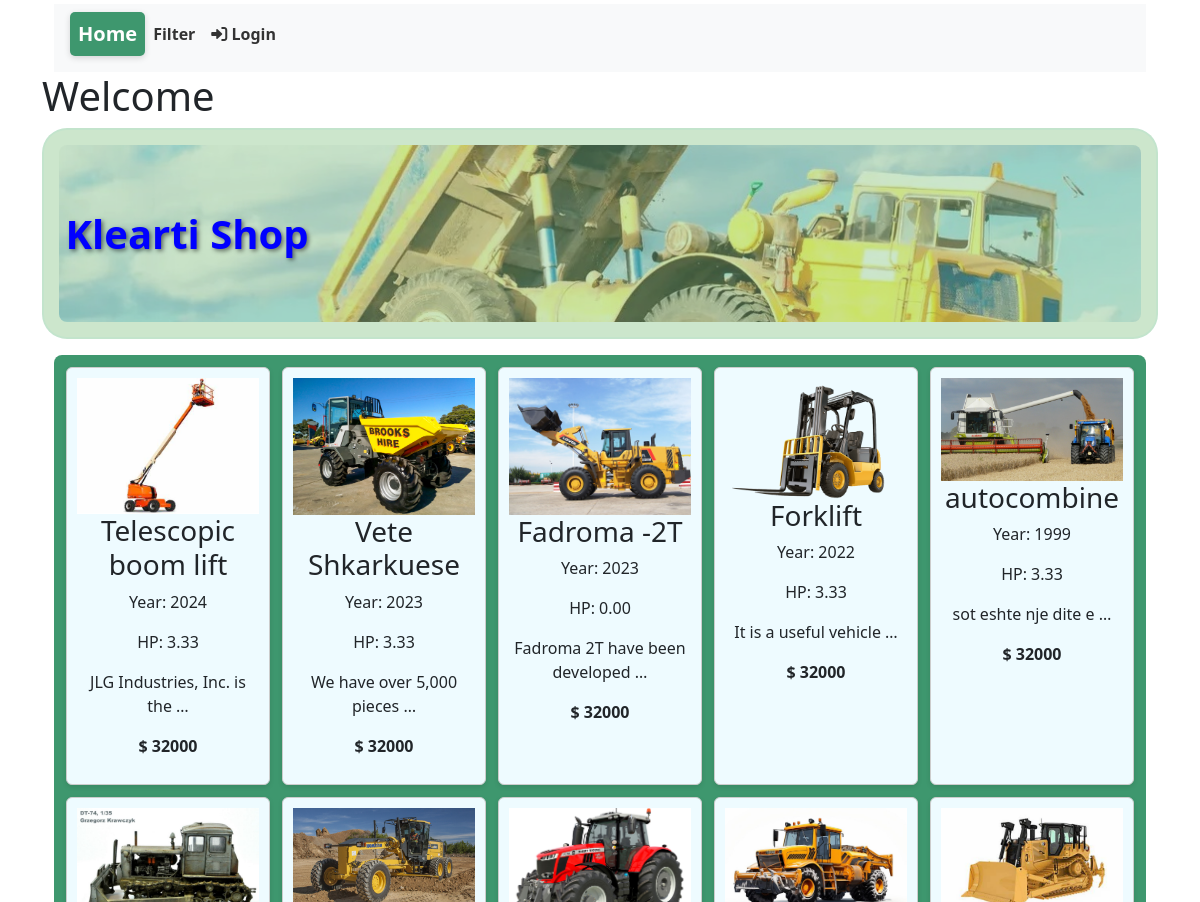
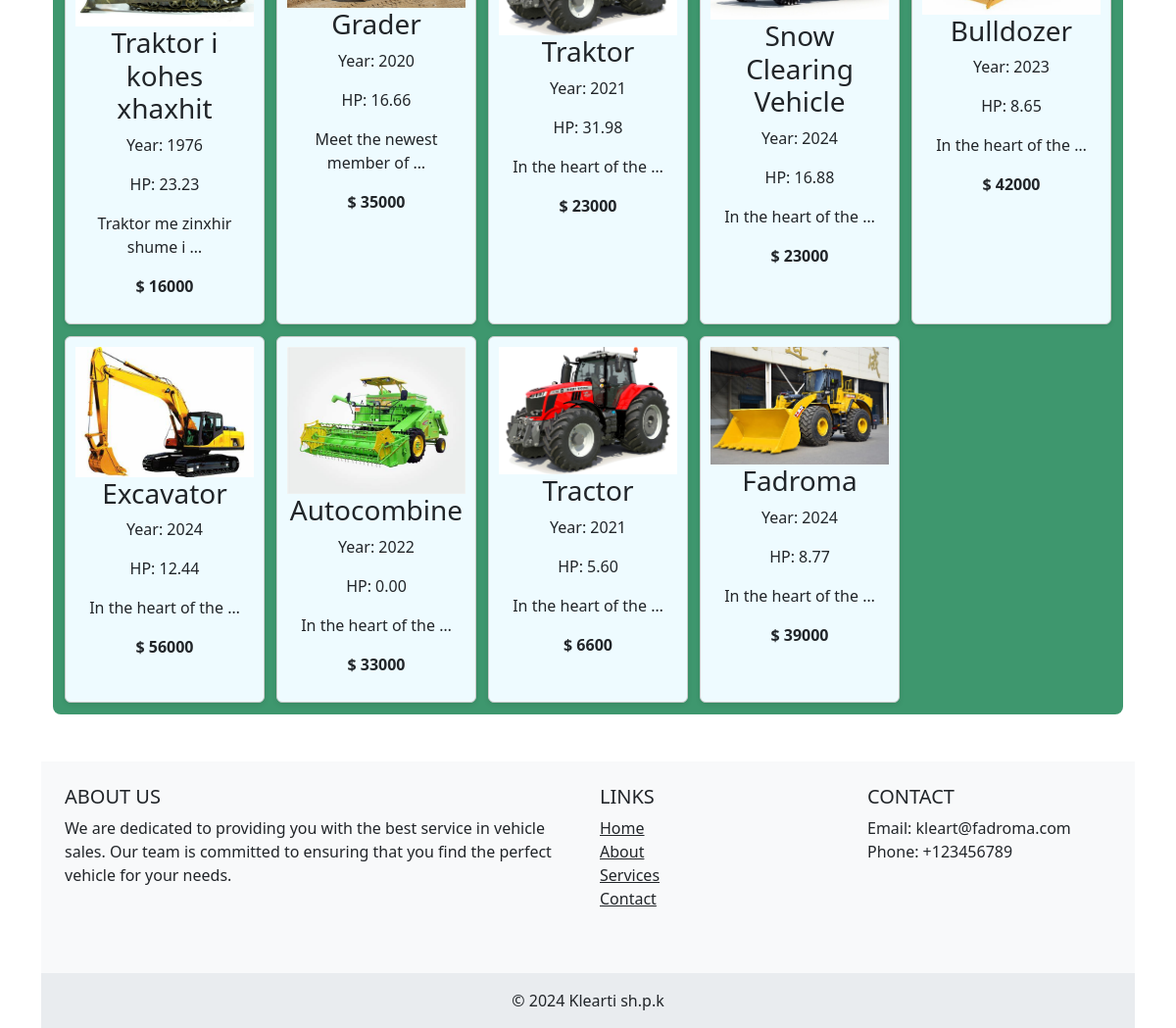
The page / on the database its author committed (2 pictures, top to bottom).
### sell/models.py (models this page shows, shortened)
class Vehicles(models.Model):
    id = models.UUIDField(primary_key=True, default=uuid.uuid4, editable=False)
    vehicle = models.CharField(max_length=50, null=True, blank=True)  # Example: title, name, etc.
    description = models.TextField(max_length=900, blank=True, null=True)
    produce_year = models.IntegerField()
    horsepower = models.DecimalField(max_digits=6, decimal_places=2, null=False, default=0.00)
    price = models.IntegerField()
    image = models.ImageField(upload_to='sell/images/', blank=True, null=True)
    new_CHOICES = [
        ('new', 'new'),
        ('old', 'old'),
    ]
    new_old = models.CharField( max_length=3, choices=new_CHOICES, default='new')
    time_created = models.DateTimeField(auto_now_add=True)
    amount = models.IntegerField(default=1)
    class Meta:
        permissions = [
            ("vehicle_detail", "You Can view Items"),
            ("create_vehicle", "You Can Create Items"),
            ("update_vehicle", "You Can edit Items"),
            ("delete_vehicle", "You Can delete Items"),
        ]

### sell/view/vehicle_shop.py (the view)
# urls.py: path('', vehicles_shop, name='vehicle_shop'),
def vehicles_shop(request):
    template_name = 'sell/shop.html'
    vehicle_list = Vehicles.objects.all()
    context = {'vehicle_list': vehicle_list}
    return render(request, template_name, context)

### sell/templates/sell/shop.html (shortened to what this page needs)
<!DOCTYPE html>
{% load static %}
<html lang="en">
<head>
    <link href="https://cdn.jsdelivr.net/npm/bootstrap@5.3.3/dist/css/bootstrap.min.css" rel="stylesheet">
    <link rel="stylesheet" href="https://cdnjs.cloudflare.com/ajax/libs/font-awesome/6.0.0-beta3/css/all.min.css">
    <link href="https://cdn.jsdelivr.net/npm/bootstrap@5.3.3/dist/css/bootstrap.min.css" rel="stylesheet">
    <link href="{% static 'sell/css/shop.css' %}" rel="stylesheet" type="text/css"/>
    <link href="{% static 'sell/css/shop_title.css' %}" rel="stylesheet" type="text/css"/>
    <link href="{% static 'sell/css/navbar_shop.css' %}" rel="stylesheet" type="text/css"/>
</head>
<body class="container mt-0.5">
{% include 'sell/navbar_shop.html' %}
{% if user.is_authenticated %}
<h1 class="welcome-user"> Welcome {{ user.username }}</h1>
{% else %}
<h1> Welcome</h1>
{% endif%}
<div class="image-container">
    <img class="shop-image" src="{% static 'sell/images/shkarko_dheun.jpg' %}" alt="Shkarko Dheun" >
    <h1 class="shop-title">Klearti Shop</h1>
</div>
<div class="container">
    <div class="vehicle-grid">
        {% for vehicle in vehicle_list reversed %}
            <div class="vehicle-card" onclick="location.href='{% url 'vehicle_detail' vehicle.id %}'">
                <div class="vehicle-image">
                    {% if vehicle.image %}
                        <img src="{{ vehicle.image.url }}" alt="Vehicle" />
                    {% else %}
                        <p>No Image</p>
                    {% endif %}
                </div>
                <div class="vehicle-details">
                    <h3>{{ vehicle.vehicle }}</h3>
                    <p>Year: {{ vehicle.produce_year }}</p>
                    <p>HP: {{ vehicle.horsepower }}</p>
                    <p>{{ vehicle.description|truncatewords:5 }}</p>
                    <p><strong>$ {{ vehicle.price }}</strong></p>
                </div>
            </div>
        {% endfor %}
    </div>
</div>
{% include 'sell/footer.html' %}
</body>
</html>

### sell/templates/sell/navbar_shop.html (shortened to what this page needs)
<nav class="container mt-1">
  <nav class="navbar navbar-expand-lg navbar-light bg-light">
    <div class="collapse navbar-collapse" id="navbarNav">
      <ul class="navbar-nav">
        <li class="nav-item active">
          <h5><a class="nav-link" href="{% url 'vehicle_shop' %}">Home </a></h5>
        </li>
        <li class="nav-item">
          <a class="nav-link" href="{% url 'filter_shop' %}">Filter</a>
        </li>
        {% if user.is_authenticated %}
        <li class="nav-item">
          <a class="nav-link" href="{% url 'logout' %}">
            <i class="fas fa-sign-out-alt"></i> Logout
          </a>
        </li>
        {% else %}
        <li class="nav-item">
          <a class="nav-link" href="{% url 'login' %}">
           <i class="fas fa-sign-in-alt"></i> Login
          </a>
        </li>
        {% endif %}
      </ul>
    </div>
  </nav>
</nav>

### sell/templates/sell/footer.html
<footer class="bg-light text-center text-lg-start mt-5">
    <div class="container p-4">
        <div class="row">
            <div class="col-lg-6 col-md-12 mb-4">
                <h5 class="text-uppercase">About Us</h5>
                <p>
                    We are dedicated to providing you with the best service in vehicle sales. Our team is committed to ensuring that you find the perfect vehicle for your needs.
                </p>
            </div>
            <div class="col-lg-3 col-md-6 mb-4">
                <h5 class="text-uppercase">Links</h5>
                <ul class="list-unstyled">
                    <li><a href="#!" class="text-dark">Home</a></li>
                    <li><a href="#!" class="text-dark">About</a></li>
                    <li><a href="#!" class="text-dark">Services</a></li>
                    <li><a href="#!" class="text-dark">Contact</a></li>
                </ul>
            </div>
            <div class="col-lg-3 col-md-6 mb-4">
                <h5 class="text-uppercase">Contact</h5>
                <ul class="list-unstyled">
                    <li>Email: kleart@fadroma.com</li>
                    <li>Phone: +123456789</li>
                </ul>
            </div>
        </div>
    </div>
    <div class="text-center p-3" style="background-color: #e9ecef;">
        © 2024 Klearti sh.p.k
    </div>
</footer>

### static/sell/css/shop.css (style rules this page uses)
.vehicle-grid { display: grid; grid-template-columns: repeat(auto-fill, minmax(200px, 1fr)); gap: 12px; padding: 12px; background-color: #3e976e; border-radius: 8px; }
.vehicle-card { border: 1px solid #ccc; border-radius: 6px; overflow: hidden; background-color: rgba(238, 251, 255, 1); box-shadow: 0 2px 5px rgba(0, 0, 0, 0.1); padding: 10px; text-align: center; }
.vehicle-image img { width: 100%; height: auto; max-height: 150px; }
.vehicle-details { background-color: rgba(238, 251, 255, 1); }

### static/sell/css/shop_title.css (style rules this page uses)
.image-container { display: flex; justify-content: center; align-items: center; position: relative; width: 100%; max-width: auto; margin: 0 auto; }
.shop-image { width: 100%; height: auto; opacity: 0.7; border-radius: 25px; border: 2px solid rgba(238, 251, 255, 1); padding: 15px; }
.image-container::before { content: ''; position: absolute; top: 0; left: 0; width: 100%; height: 100%; background-color: rgba(0, 128, 0, 0.2); border-radius: 25px; z-index: 1; }
.shop-title { position: absolute; top: 50%; left: 13%; transform: translate(-50%, -50%); color: blue; font-size: 40px; font-weight: bold; text-shadow: 2px 2px 4px rgba(0, 0, 0, 0.5); opacity: 1; z-index: 2; }

### static/sell/css/navbar_shop.css (style rules this page uses)
.navbar-nav .nav-link { color: #333; font-weight: bold; transition: color 0.3s ease, background-color 0.3s ease; padding: 10px 15px; border-radius: 5px; }
.navbar-nav .nav-item.active .nav-link { background-color: #3e976e; color: #fff; box-shadow: 0 2px 6px rgba(0, 0, 0, 0.15); }

### rows shown on the page
Vehicles: image (picture), vehicle "Telescopic boom lift", produce_year "2024", horsepower "3.33", description "JLG Industries, Inc. is the …", price "32000"
Vehicles: image (picture), vehicle "Vete Shkarkuese", produce_year "2023", horsepower "3.33", description "We have over 5,000 pieces …", price "32000"
Vehicles: image (picture), vehicle "Fadroma -2T", produce_year "2023", horsepower "0.00", description "Fadroma 2T have been developed …", price "32000"
Vehicles: image (picture), vehicle "Forklift", produce_year "2022", horsepower "3.33", description "It is a useful vehicle …", price "32000"
Vehicles: image (picture), vehicle "autocombine", produce_year "1999", horsepower "3.33", description "sot eshte nje dite e …", price "32000"
Vehicles: image (picture), vehicle "Traktor i kohes xhaxhit", produce_year "1976", horsepower "23.23", description "Traktor me zinxhir shume i …", price "16000"
Vehicles: image (picture), vehicle "Grader", produce_year "2020", horsepower "16.66", description "Meet the newest member of …", price "35000"
Vehicles: image (picture), vehicle "Traktor", produce_year "2021", horsepower "31.98", description "In the heart of the …", price "23000"
Vehicles: image (picture), vehicle "Snow Clearing Vehicle", produce_year "2024", horsepower "16.88", description "In the heart of the …", price "23000"
Vehicles: image (picture), vehicle "Bulldozer", produce_year "2023", horsepower "8.65", description "In the heart of the …", price "42000"
Vehicles: image (picture), vehicle "Excavator", produce_year "2024", horsepower "12.44", description "In the heart of the …", price "56000"
Vehicles: image (picture), vehicle "Autocombine", produce_year "2022", horsepower "0.00", description "In the heart of the …", price "33000"
Vehicles: image (picture), vehicle "Tractor", produce_year "2021", horsepower "5.60", description "In the heart of the …", price "6600"
Vehicles: image (picture), vehicle "Fadroma", produce_year "2024", horsepower "8.77", description "In the heart of the …", price "39000"
